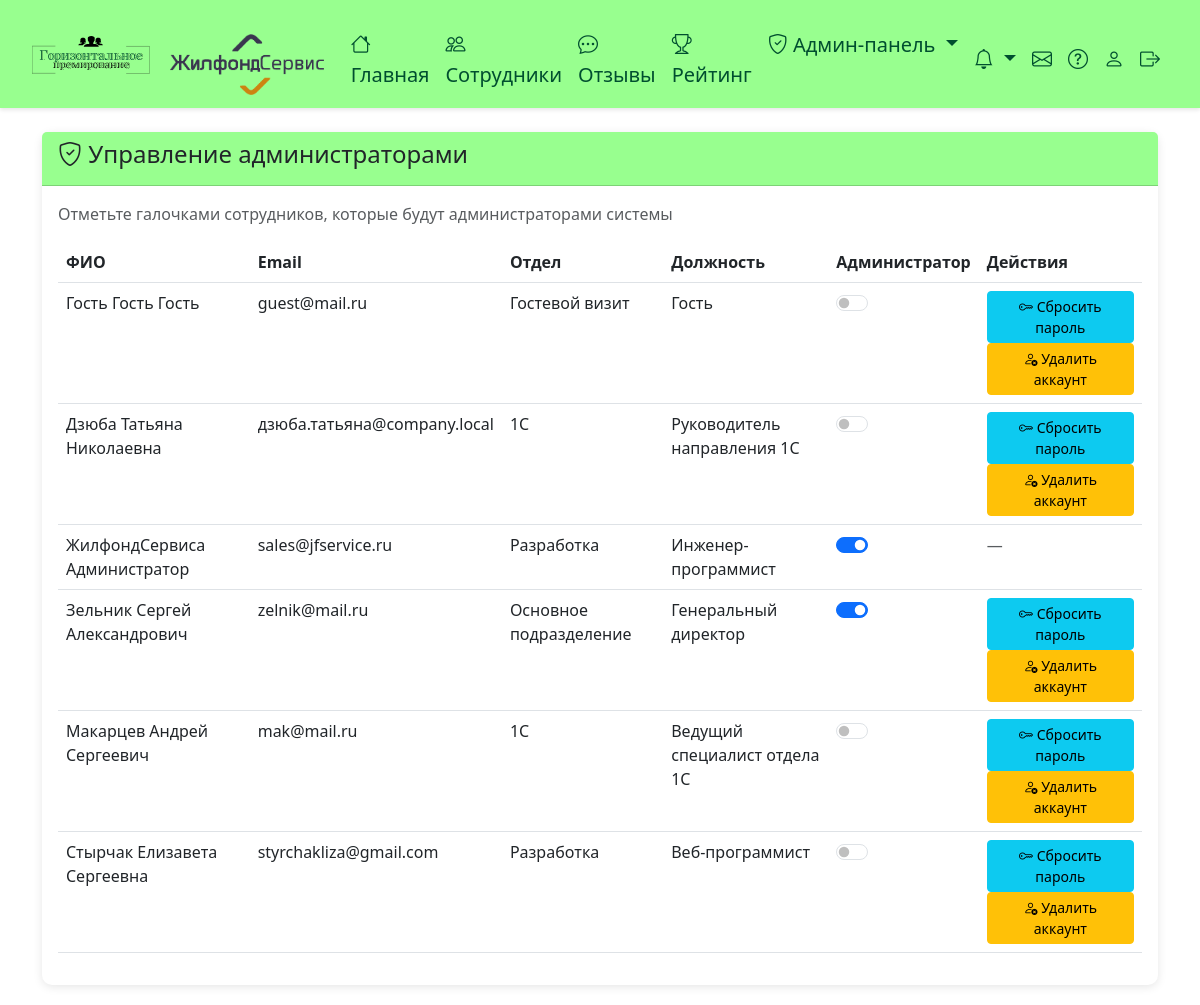
/app-admin/manage-admins/ (signed in), run on an earlier commit of the app's database.
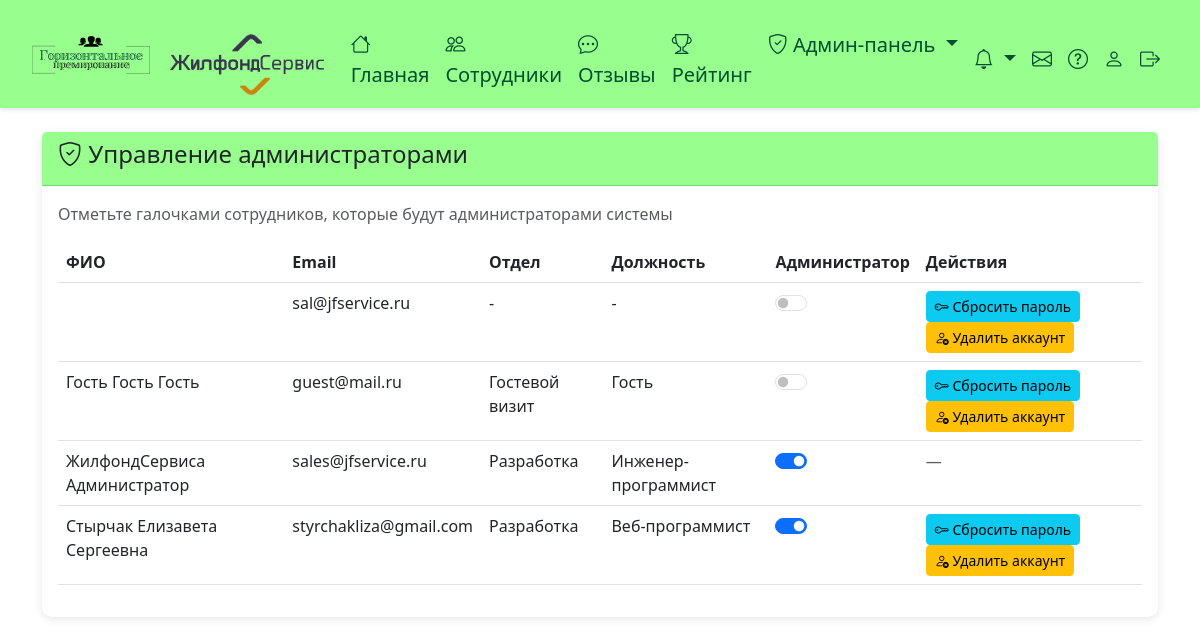
And on a later commit of the database.
### employees/models.py (models this page shows, shortened)
class Employee(AbstractUser):
    GENDER_CHOICES = [
        ('M', 'Мужской'),
        ('F', 'Женский'),
    ]
    phone_regex = RegexValidator(
        regex=r'^\+?1?\d{9,15}$',
        message="Номер телефона должен быть в формате: '+999999999'. До 15 цифр."
    )
    first_name = models.CharField(max_length=150, verbose_name='Имя')
    last_name = models.CharField(max_length=150, verbose_name='Фамилия')
    middle_name = models.CharField(max_length=150, blank=True, verbose_name='Отчество')
    phone = models.CharField(validators=[phone_regex], max_length=17, unique=True, verbose_name='Телефон')
    email = models.EmailField(unique=True, verbose_name='Email')
    birth_date = models.DateField(null=True, blank=True, verbose_name='Дата рождения')
    department = models.ForeignKey(Department, on_delete=models.SET_NULL, null=True, verbose_name='Отдел')
    position = models.ForeignKey(Position, on_delete=models.SET_NULL, null=True, verbose_name='Должность')
    gender = models.CharField(max_length=1, choices=GENDER_CHOICES, null=True, blank=True, verbose_name='Пол')
    photo = models.ImageField(upload_to='photos/', blank=True, null=True, verbose_name='Фото')
    office_start_date = models.DateField(verbose_name='С какого момента в офисе', default=timezone.now)
    data_processing_consent = models.BooleanField(default=False, verbose_name='Согласие на обработку данных')
    monthly_bonus_balance = models.DecimalField(max_digits=10, decimal_places=2, default=1000.00, verbose_name='Баланс бонусных рублей на месяц')
    received_bonus_balance = models.DecimalField(max_digits=10, decimal_places=2, default=0.00, verbose_name='Баланс полученных рублей')
    last_balance_reset = models.DateField(default=date.today, verbose_name='Дата последнего сброса баланса')
    is_admin = models.BooleanField(default=False, verbose_name='Администратор')
    participates_in_bonus = models.BooleanField(default=True, verbose_name='Участвует в системе премирования')
    USERNAME_FIELD = 'email'
    REQUIRED_FIELDS = ['username', 'phone']
    class Meta:
        verbose_name = 'Сотрудник'
        verbose_name_plural = 'Сотрудники'
    def get_full_name(self):
        return f"{self.last_name} {self.first_name} {self.middle_name}".strip()

class Department(models.Model):
    name = models.CharField(max_length=100, verbose_name='Название отдела')
    class Meta:
        verbose_name = 'Отдел'
        verbose_name_plural = 'Отделы'

class Position(models.Model):
    name = models.CharField(max_length=100, verbose_name='Название должности')
    department = models.ForeignKey(Department, on_delete=models.CASCADE, verbose_name='Отдел', related_name='positions', null=True, blank=True)
    class Meta:
        verbose_name = 'Должность'
        verbose_name_plural = 'Должности'

### employees/views.py (the view, shortened to what this page needs)
# urls.py: path('app-admin/manage-admins/', views.admin_manage_admins_view, name='admin_manage_admins'),
@login_required
def admin_manage_admins_view(request):
    if not request.user.is_admin:
        messages.error(request, 'У вас нет прав доступа')
        return redirect('home')
    employees = Employee.objects.select_related('department', 'position').all().order_by('last_name', 'first_name')
    context = {
        'employees': employees,
    }
    return render(request, 'employees/admin_manage_admins.html', context)

### employees/context_processors.py (called while the page is built)
def notifications_count(request):
    if request.user.is_authenticated:
        unread_count = Notification.objects.filter(user=request.user, is_read=False).count()
        notifications = Notification.objects.filter(user=request.user).order_by('-created_at')[:10]
        new_support_requests_count = 0
        if request.user.is_admin:
            new_support_requests_count = SupportRequest.objects.filter(status=SupportRequest.STATUS_NEW).count()
        return {
            'unread_notifications_count': unread_count,
            'notifications_list': notifications,
            'new_support_requests_count': new_support_requests_count,
        }
    return {
        'unread_notifications_count': 0,
        'notifications_list': [],
        'new_support_requests_count': 0,
    }

### employees/models.py (called while the page is built)
    @classmethod
    def get_settings(cls):
        settings, created = cls.objects.get_or_create(pk=1)
        return settings

### employees/templatetags/employees_tags.py (called while the page is built)
@register.simple_tag
def get_system_settings():
    return SystemSettings.get_settings()

### templates/employees/admin_manage_admins.html (shortened to what this page needs)
{% extends 'base.html' %}
{% block content %}
<div class="card">
    <div class="card-header">
        <h4><i class="bi bi-shield-check"></i> Управление администраторами</h4>
    </div>
    <div class="card-body">
        <p class="text-muted">Отметьте галочками сотрудников, которые будут администраторами системы</p>
        <div class="table-responsive">
            <table class="table">
                <thead>
                    <tr>
                        <th>ФИО</th>
                        <th>Email</th>
                        <th>Отдел</th>
                        <th>Должность</th>
                        <th>Администратор</th>
                        <th>Действия</th>
                    </tr>
                </thead>
                <tbody>
                    {% for employee in employees %}
                    <tr>
                        <td>{{ employee.get_full_name }}</td>
                        <td>{{ employee.email }}</td>
                        <td>{% if employee.department %}{{ employee.department.name }}{% else %}-{% endif %}</td>
                        <td>{% if employee.position %}{{ employee.position.name }}{% else %}-{% endif %}</td>
                        <td>
                            <div class="form-check form-switch">
                                <input class="form-check-input admin-toggle"
                                       type="checkbox"
                                       data-employee-id="{{ employee.id }}"
                                       {% if employee.is_admin %}checked{% endif %}>
                            </div>
                        </td>
                        <td>
                            {% if employee.id != user.id %}
                            <form method="post" action="{% url 'admin_user_reset_password' employee.id %}" class="d-inline">
                                <button type="submit" class="btn btn-sm btn-info" onclick="return confirm('Сбросить пароль и сгенерировать временный?')">
                                    <i class="bi bi-key"></i> Сбросить пароль
                                </button>
                            </form>
                            <a href="{% url 'admin_user_delete' employee.id %}?next={% url 'admin_manage_admins' %}" class="btn btn-sm btn-warning" onclick="return confirm('Удалить учётную запись? Сотрудник останется в справочнике.')">
                                <i class="bi bi-person-x"></i> Удалить аккаунт
                            </a>
                            {% else %}
                            <span class="text-muted">—</span>
                            {% endif %}
                        </td>
                    </tr>
                    {% endfor %}
                </tbody>
            </table>
        </div>
    </div>
</div>
{% endblock %}

What changed in the data, as far as the page shows it:
removed Employee: get_full_name "Дзюба Татьяна Николаевна", email "дзюба.татьяна@company.local", department.name "1С", position.name "Руководитель направления 1С", shows "Сбросить пароль"
removed Employee: get_full_name "Зельник Сергей Александрович", email "zelnik@mail.ru", department.name "Основное подразделение", position.name "Генеральный директор", is_admin "☑", shows "Сбросить пароль"
removed Employee: get_full_name "Макарцев Андрей Сергеевич", email "mak@mail.ru", department.name "1С", position.name "Ведущий специалист отдела 1С", shows "Сбросить пароль"
added Employee: email "sal@jfservice.ru", shows "Сбросить пароль"
changed Employee "Стырчак Елизавета Сергеевна": is_admin "☐" → "☑"
